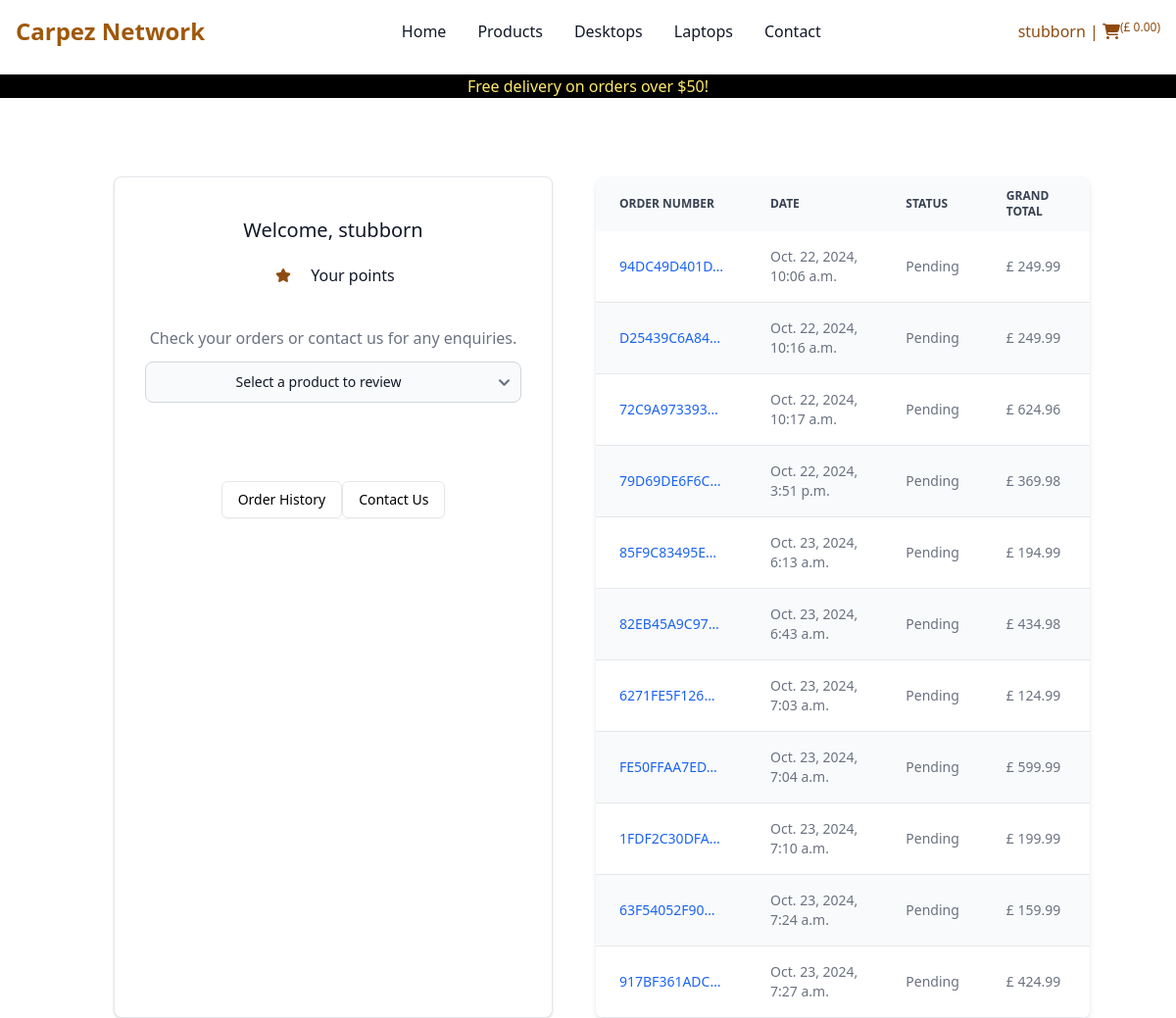
/dashboard/ (signed in), run on the app's committed database.
### checkout/models.py (models this page shows, shortened)
class Order(models.Model):
    order_number = models.CharField(max_length=32, null=False, editable=False)
    date = models.DateTimeField(auto_now_add=True)
    delivery_cost = models.DecimalField(
        max_digits=6,
        decimal_places=2,
        null=False,
        default=0
    )
    order_total = models.DecimalField(
        max_digits=10,
        decimal_places=2,
        null=False,
        default=0
    )
    grand_total = models.DecimalField(
        max_digits=10,
        decimal_places=2,
        null=False,
        default=0
    )
    bag_and_shipping_details = models.JSONField(
        encoder=DjangoJSONEncoder,
        decoder=json.JSONDecoder
    )
    full_name = models.CharField(max_length=254, null=True, editable=False)
    email = models.EmailField(max_length=254, null=True, editable=False)
    shipping = models.CharField(max_length=254, null=True, editable=False)
    billing_details = models.JSONField(null=True, blank=True)
    stripe_pid = models.CharField(
        max_length=32,
        null=False,
        blank=False,
        editable=False,
        default="before migration"
    )
    user = models.ForeignKey(
        Dashboard,
        null=True,
        blank=True,
        related_name="orders",
        on_delete=models.SET_NULL
    )
    status = models.CharField(
        max_length=10,
        null=False,
        default='pending',
        choices=[
            ('pending', "Pending"),
            ('confirmed', "Confirmed"),
            ('dispatched', "Dispatched"),
            ('delivered', "delivered")
        ]
    )

### dashboard/views.py (the view)
# urls.py: path('', views.dashboard, name='dashboard'),
@login_required
def dashboard(request):
    if request.user.is_superuser:
        template = 'dashboard/product_management.html'
        if request.GET:
            print(request.GET)
            if 'sku' in request.GET:
                sku = request.GET['sku']
                try:
                    product = Product.objects.get(sku=sku)
                except Product.DoesNotExist:
                    try:
                        order = Order.objects.get(order_number=sku)
                        return redirect('checkout_success', order.order_number)
                    except Order.DoesNotExist:
                        messages.error(
                            request,
                            f"We couldn't find  {sku} either as SKU or as \
                            Order Number in the database")
                    return redirect(reverse('dashboard'))
                return redirect('get_product_details', product.id)
        orders = Order.objects.all()
        reviews = Review.objects.all()
        review_related_products = []
        categories = Category.objects.all()
        tags = Tag.objects.all()
        brands = Brand.objects.all()
        for review in reviews:
            order_lineitem = OrderLineItem.objects.get(review=review)
            product = Product.objects.get(id=order_lineitem.product.id)
            review_related_products.append(product)
        product_reviews = zip(reviews, review_related_products)
        context = {
            'orders': orders,
            'product_reviews': product_reviews,
            'categories': categories,
            'brands': brands,
            'tags': tags
        }
    else:
        template = 'dashboard/profile.html'
        profile = get_object_or_404(Dashboard, user=request.user.id)
        orders = profile.orders.all()
        lineitems = []
        for order in orders:
            order_lineitems = order.lineitems.all()
            for order_lineitem in order_lineitems:
                review = Review.objects.get(order=order_lineitem)
                if review.rating is None:
                    lineitems.append(order_lineitem)
        context = {
            'orders': orders,
            'profile': profile,
            'lineitems': lineitems
        }
    return render(request, template, context)

### bag/context.py (called while the page is built, shortened)
def bag(request):
    bag_items = []
    total = 0
    objects = 0
    b = request.session.get('bag', {})
    if total < settings.FREE_DELIVERY_TRESHOLD:
        delivery = total * Decimal(settings.STANDARD_DELIVERY_PERCENTAGE / 100)
        free_delivery_delta = settings.FREE_DELIVERY_TRESHOLD - total
    else:
        delivery = 0
        free_delivery_delta = 0
    grand_total = total + delivery
    json_bag = json.dumps(b)
    context = {
        'bag': json_bag,
        'bag_items': bag_items,
        'total': total,
        'objects': objects,
        'delivery': delivery,
        'free_delivery_delta': free_delivery_delta,
        'free_delivery_treshold': settings.FREE_DELIVERY_TRESHOLD,
        'grand_total': grand_total,
    }
    return context

### dashboard/templates/dashboard/profile.html (shortened to what this page needs)
{% extends 'base.html' %}
{% block content %}
<div class="container grid grid-cols-1 lg:grid-cols-2 mt-20 gap-4">
<div class="w-full mx-auto max-w-md bg-white border border-gray-200 rounded-lg shadow dark:bg-gray-800 dark:border-gray-700">
    <div class="flex flex-col items-center pb-10">
        <h5 class="mt-10 mb-5 text-xl font-medium text-gray-900 dark:text-white">
            Welcome, {{ request.user.username }}
        </h5>
        <div class="flex items-center">
            <p class="ml-5 font-sm text-gray-900">Your points</p>
        </div>
        <p class="mt-10 mb-3 text-gray-500 dark:text-gray-400">
            Check your orders or contact us for any enquiries.
        </p>
        <form id="add-review-form" class="w-full max-w-md mx-auto" method="GET" action="{% url 'add_review' %}">
            <select id="lineitem" name="lineitem" class="w-full max-w-sm mx-auto text-center form control form-select">
              <option selected>Select a product to review</option>
            </select>
        </form>
        <div class="mt-20 flex rounded-md shadow-sm mx-auto">
            <a href="" aria-current="page" class="self-auto md:self-start px-4 py-2 text-sm font-medium text-black bg-white border border-gray-200 rounded-md hover:bg-gray-100 focus:z-10 focus:ring-2 focus:ring-blue-700 focus:text-blue-700 dark:bg-gray-800 dark:border-gray-700 dark:text-white dark:hover:text-white dark:hover:bg-gray-700 dark:focus:ring-blue-500 dark:focus:text-white">
                Order History
            </a>
            <a href="" class="self-auto md:self-start px-4 py-2 text-sm font-medium text-black bg-white border border-gray-200 rounded-md hover:bg-gray-100 hover:text-blue-700 focus:z-10 focus:ring-2 focus:ring-blue-700 focus:text-blue-700 dark:bg-gray-800 dark:border-gray-700 dark:text-white dark:hover:text-white dark:hover:bg-gray-700 dark:focus:ring-blue-500 dark:focus:text-white">
                Contact Us
            </a>
        </div>
    </div>
</div>
<div class="relative overflow-x-auto shadow-md sm:rounded-lg">
    <table class="w-full text-sm text-left rtl:text-right text-gray-500 dark:text-gray-400">
        <thead class="text-xs text-gray-700 uppercase bg-gray-50 dark:bg-gray-700 dark:text-gray-400">
            <tr>
                <th scope="col" class="px-6 py-3">
                    Order number
                </th>
                <th scope="col" class="px-6 py-3">
                    Date
                </th>
                <th scope="col" class="px-6 py-3">
                    Status
                </th>
                <th scope="col" class="px-6 py-3">
                    Grand total
                </th>
            </tr>
        </thead>
        <tbody>
            {% for order in orders %}
                <tr class="odd:bg-white odd:dark:bg-gray-900 even:bg-gray-50 even:dark:bg-gray-800 border-b dark:border-gray-700">
                    <th scope="row" class="px-6 py-4 font-medium text-gray-900 whitespace-nowrap dark:text-white">
                        <a href="{% url 'checkout_success' order.order_number %}" class="font-medium text-blue-600 dark:text-blue-500 hover:underline">
                            {{ order.order_number|truncatechars:12}}
                        </a>
                    </th>
                    <td class="px-6 py-4">
                        {{ order.date }}
                    </td>
                    <td class="px-6 py-4">
                        Pending
                    </td>
                    <td class="px-6 py-4">
                        £ {{ order.grand_total }}
                    </td>
                </tr>
            {% endfor %}
        </tbody>
    </table>
</div>
</div>
{% endblock %}

### templates/includes/main-nav.html (shortened to what this page needs)
<nav class="bg-white border-gray-200 dark:bg-gray-900">
    <div class="max-w-screen-xl flex flex-wrap items-center justify-between mx-auto p-4">
    <a href="{% url 'home' %}" class="text-yellow-600 flex items-center space-x-3 rtl:space-x-reverse">
        <span class="self-center text-xl md:text-2xl font-semibold whitespace-nowrap dark:text-white">Carpez Network</span>
    </a>
    <div class="flex items-center md:order-2 space-x-3 md:space-x-0 rtl:space-x-reverse">
        {% if user.is_authenticated %}
        <button type="button" class="flex font-medium rounded hover:bg-gray-100 md:hover:bg-transparent md:hover:text-yellow-900 md:p-0 dark:text-white md:dark:hover:text-blue-500 dark:hover:bg-gray-700 dark:hover:text-white md:dark:hover:bg-transparent dark:border-gray-700" id="user-menu-button" aria-expanded="false" data-dropdown-toggle="user-dropdown" data-dropdown-placement="bottom">
            <span class="text-yellow-700 hover:text-yellow-900">{{ user.username }}{% if not request.user.is_superuser %} | <i class="fa-solid fa-cart-shopping"></i>{% endif %}</span><span class="text-xs text-yellow-700 hover:text-yellow-900 inline-block align-top">{% if not request.user.is_superuser %} (£ {{ grand_total|floatformat:2 }}){% else %} Admin{% endif %}</span>
        </button>
        {% endif %}
    </div>
    <div class="items-center justify-between hidden w-full md:flex md:w-auto md:order-1" id="navbar-user">
      <ul class="flex flex-col font-medium p-4 md:p-0 mt-4 border border-gray-100 rounded-lg bg-gray-50 md:space-x-8 rtl:space-x-reverse md:flex-row md:mt-0 md:border-0 md:bg-white dark:bg-gray-800 md:dark:bg-gray-900 dark:border-gray-700">
        <li>
          <a href="{% url 'home' %}" class="block py-2 px-3 text-gray-900 hover:text-yellow-700 rounded-sm hover:bg-gray-100 md:hover:bg-transparent hover:text-yellow-700 md:p-0 md:dark:text-blue-500">Home</a>
        </li>
        <li>
          <a href="{% url 'get_products' %}" class="block py-2 px-3 text-gray-900 hover:text-yellow-700 rounded-sm hover:bg-gray-100 md:hover:bg-transparent md:hover:text-yellow-700 md:p-0 dark:text-white md:dark:hover:text-blue-500 dark:hover:bg-gray-700 dark:hover:text-white md:dark:hover:bg-transparent dark:border-gray-700">Products</a>
        </li>
        <li>
          <a href="{% url 'get_products' %}?tag=desktop" class="block py-2 px-3 text-gray-900 hover:text-yellow-700 rounded-sm hover:bg-gray-100 md:hover:bg-transparent md:hover:text-yellow-700 md:p-0 dark:text-white md:dark:hover:text-blue-500 dark:hover:bg-gray-700 dark:hover:text-white md:dark:hover:bg-transparent dark:border-gray-700">Desktops</a>
        </li>
        <li>
          <a href="{% url 'get_products' %}?tag=laptops" class="block py-2 px-3 text-gray-900 hover:text-yellow-700 rounded-sm hover:bg-gray-100 md:hover:bg-transparent md:hover:text-yellow-700 md:p-0 dark:text-white md:dark:hover:text-blue-500 dark:hover:bg-gray-700 dark:hover:text-white md:dark:hover:bg-transparent dark:border-gray-700">Laptops</a>
        </li>
        <li>
          <a href="#" class="block py-2 px-3 text-gray-900 hover:text-yellow-700 rounded-sm hover:bg-gray-100 md:hover:bg-transparent md:hover:text-yellow-700 md:p-0 dark:text-white md:dark:hover:text-blue-500 dark:hover:bg-gray-700 dark:hover:text-white md:dark:hover:bg-transparent dark:border-gray-700">Contact</a>
        </li>
      </ul>
    </div>
    </div>
  </nav>

### data on the page
Order: order_number "94DC49D401D…", date "Oct. 22, 2024, 10:06 a.m.", grand_total "249.99"
Order: order_number "D25439C6A84…", date "Oct. 22, 2024, 10:16 a.m.", grand_total "249.99"
Order: order_number "72C9A973393…", date "Oct. 22, 2024, 10:17 a.m.", grand_total "624.96"
Order: order_number "79D69DE6F6C…", date "Oct. 22, 2024, 3:51 p.m.", grand_total "369.98"
Order: order_number "85F9C83495E…", date "Oct. 23, 2024, 6:13 a.m.", grand_total "194.99"
Order: order_number "82EB45A9C97…", date "Oct. 23, 2024, 6:43 a.m.", grand_total "434.98"
Order: order_number "6271FE5F126…", date "Oct. 23, 2024, 7:03 a.m.", grand_total "124.99"
Order: order_number "FE50FFAA7ED…", date "Oct. 23, 2024, 7:04 a.m.", grand_total "599.99"
Order: order_number "1FDF2C30DFA…", date "Oct. 23, 2024, 7:10 a.m.", grand_total "199.99"
Order: order_number "63F54052F90…", date "Oct. 23, 2024, 7:24 a.m.", grand_total "159.99"
Order: order_number "917BF361ADC…", date "Oct. 23, 2024, 7:27 a.m.", grand_total "424.99"

### other printed values
{{ user.username }} "stubborn"
{{ grand_total|floatformat:2 }} "0.00"
{{ free_delivery_treshold }} "50"
{{ request.user.username }} "stubborn"
